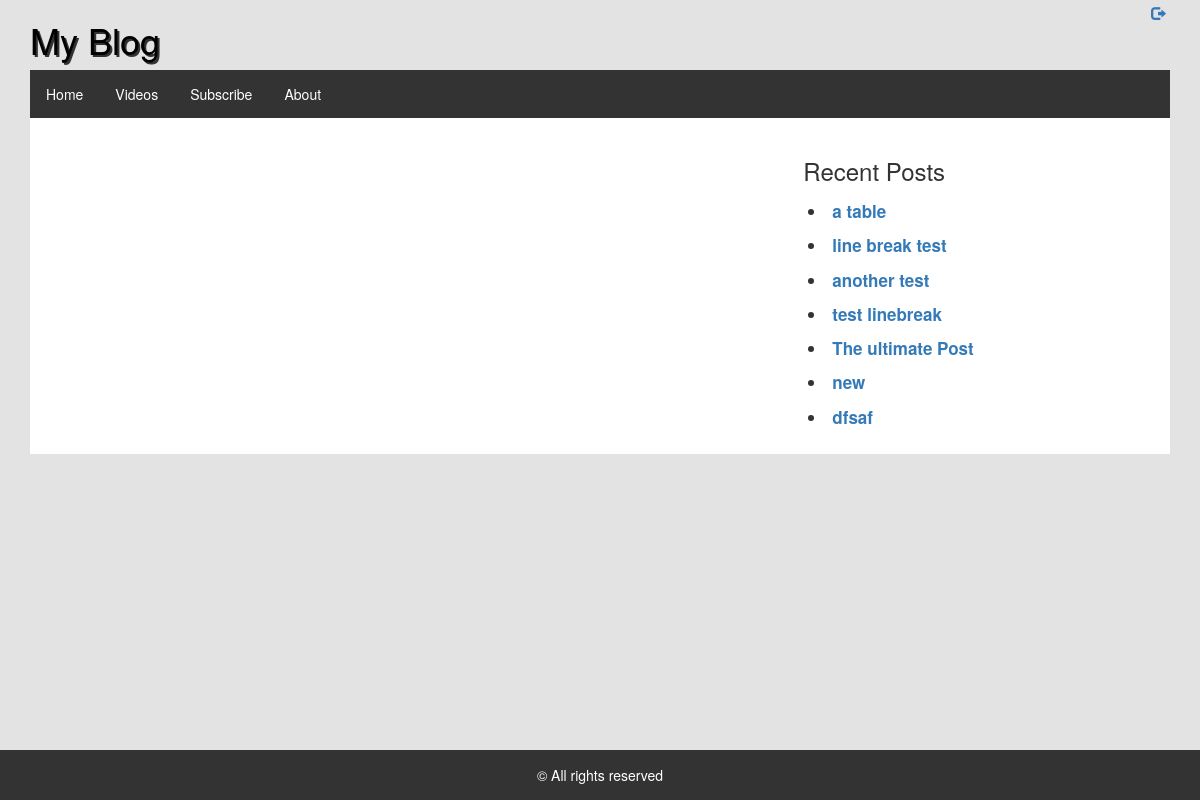
The app's page /tag/wiki/, older data.
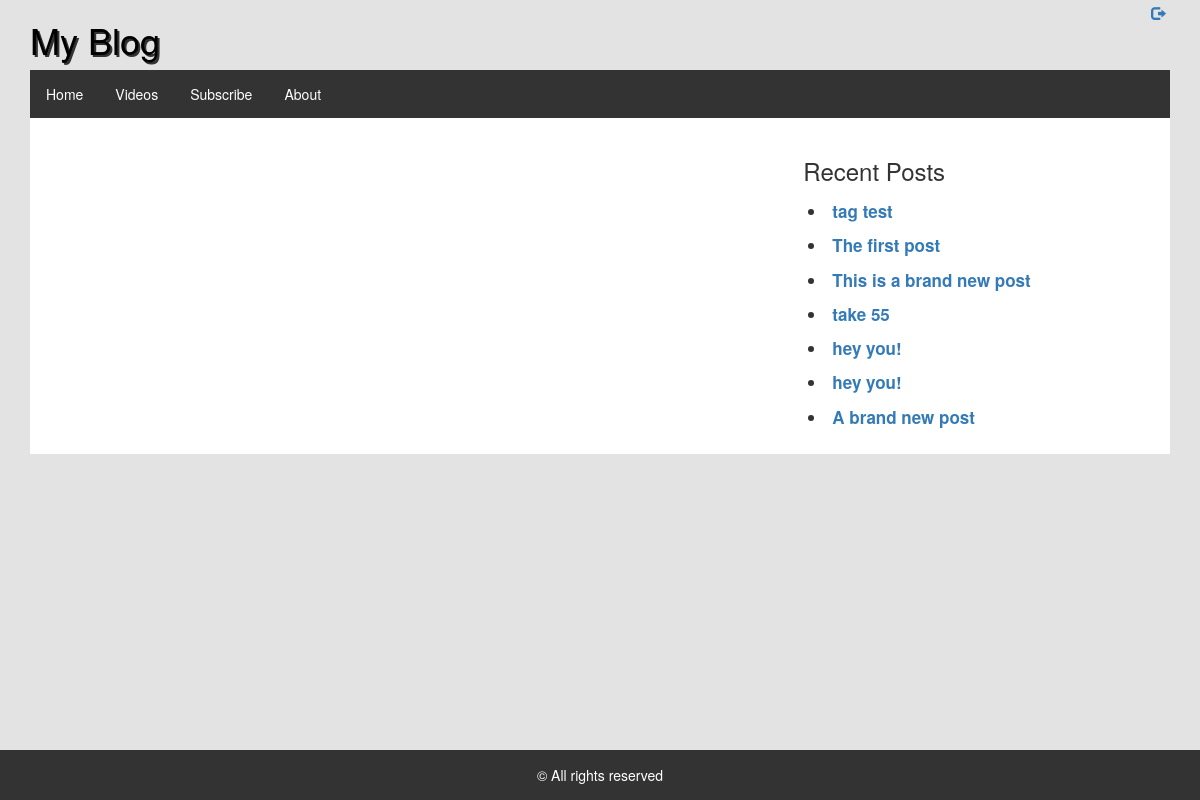
The same page, newer data.
### blog/models.py (models this page shows, shortened)
class Post(models.Model):
    author = models.ForeignKey('auth.User')
    title = models.CharField(max_length=150)
    text = models.TextField()
    created_date = models.DateTimeField(default=timezone.now)
    published_date = models.DateTimeField(blank=True, null=True)
    tags = models.CharField(max_length=150, blank=True, null=True)

### blog/views.py (the view)
# urls.py: url(r'^tag/(?P<tage>[\w\-]+)/$', views.tag_filter, name='tag_filter'), #the regex patten should be valid
def tag_filter(request,tage):
	posts = Post.objects.filter(published_date__lte=timezone.now()).order_by('-published_date')
	return render(request,'tag_filter.html',{'posts':posts,'tage':tage})

### blog/templates/tag_filter.html (shortened to what this page needs)
{%extends 'base.html' %}

### blog/templates/latest_posts.html
<div class="latest-posts">
	<h3>Recent Posts</h3>
	{% for post in posts|slice:":7" %}
		<li><a href="{% url 'post_detail' pk=post.pk %}">{{post.title}}</a></li>
	{% endfor %}
</div>

Row changes from the older to the newer data that the page shows:
no longer on this page (row unchanged): Post: title "a table"
no longer on this page (row unchanged): Post: title "line break test"
no longer on this page (row unchanged): Post: title "another test"
no longer on this page (row unchanged): Post: title "test linebreak"
no longer on this page (row unchanged): Post: title "The ultimate Post"
no longer on this page (row unchanged): Post: title "new"
no longer on this page (row unchanged): Post: title "dfsaf"
added Post: title "tag test"
now on this page (row edited): Post: title "The first post"
added Post: title "This is a brand new post"
added Post: title "take 55"
added Post: title "hey you!"
added Post: title "hey you!"
added Post: title "A brand new post"
